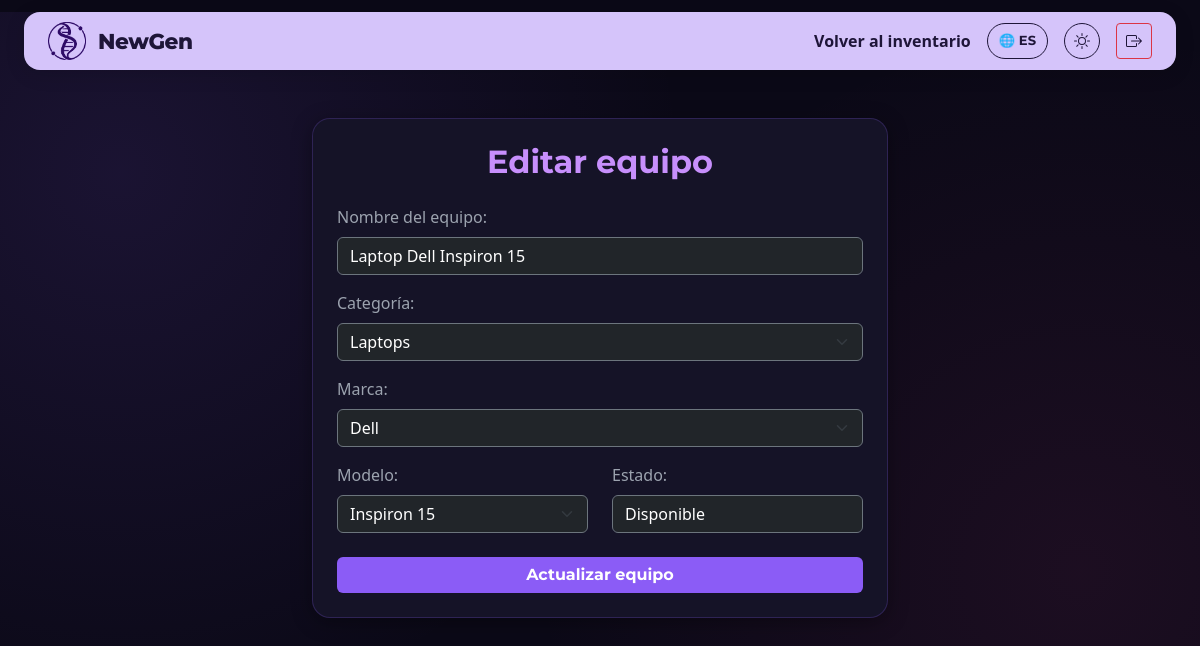
Page /equipo_editar.php?id=1 (signed in) on the committed database.
### tables this page shows
CREATE TABLE `equipo` (
  `id_equipo` int(11) NOT NULL AUTO_INCREMENT,
  `id_categoria` int(11) NOT NULL,
  `id_marca` int(11) DEFAULT NULL,
  `id_modelo` int(11) DEFAULT NULL,
  `nombre_equipo` varchar(100) NOT NULL,
  `estado` varchar(30) DEFAULT NULL,
  `fecha_alta` date DEFAULT NULL,
  PRIMARY KEY (`id_equipo`),
  KEY `fk_equipo_categoria` (`id_categoria`),
  KEY `fk_equipo_marca` (`id_marca`),
  KEY `fk_equipo_modelo` (`id_modelo`),
  CONSTRAINT `fk_equipo_categoria` FOREIGN KEY (`id_categoria`) REFERENCES `categoria` (`id_categoria`),
  CONSTRAINT `fk_equipo_marca` FOREIGN KEY (`id_marca`) REFERENCES `marca` (`id_marca`),
  CONSTRAINT `fk_equipo_modelo` FOREIGN KEY (`id_modelo`) REFERENCES `modelo` (`id_modelo`)
);

CREATE TABLE `categoria` (
  `id_categoria` int(11) NOT NULL AUTO_INCREMENT,
  `nombre` varchar(50) NOT NULL,
  `descripcion` varchar(255) DEFAULT NULL,
  PRIMARY KEY (`id_categoria`)
);

CREATE TABLE `marca` (
  `id_marca` int(11) NOT NULL AUTO_INCREMENT,
  `nombre` varchar(50) NOT NULL,
  PRIMARY KEY (`id_marca`)
);

CREATE TABLE `modelo` (
  `id_modelo` int(11) NOT NULL AUTO_INCREMENT,
  `id_marca` int(11) NOT NULL,
  `nombre` varchar(50) NOT NULL,
  PRIMARY KEY (`id_modelo`),
  KEY `fk_modelo_marca` (`id_marca`),
  CONSTRAINT `fk_modelo_marca` FOREIGN KEY (`id_marca`) REFERENCES `marca` (`id_marca`)
);

### equipo_editar.php (the view, shortened to what this page needs)
<?php
include("conexion.php");
$id = intval($_GET['id']);
$q_equipo = mysqli_query($conexion, "SELECT * FROM equipo WHERE id_equipo = $id");
$equipo = mysqli_fetch_assoc($q_equipo);
$q_categorias = mysqli_query($conexion, "SELECT * FROM categoria");
$q_marcas = mysqli_query($conexion, "SELECT * FROM marca");
$q_modelos = mysqli_query($conexion, "SELECT * FROM modelo");
?>
<!DOCTYPE html>
<html lang="es">
<head>
    <link href="https://cdn.jsdelivr.net/npm/bootstrap@5.3.0/dist/css/bootstrap.min.css" rel="stylesheet">
    <link rel="stylesheet" href="dashboard.css">
</head>
<body>
    <header class="top-bar">
        <a href="dashboard.php" class="logo-brand">
            <img src="logo.png" alt="NewGen Logo" style="height: 38px;">
            <span>NewGen</span>
        </a>
        <div class="d-flex gap-3 align-items-center">
            <a href="inventario.php" style="color: var(--top-bar-text); font-weight: 700; text-decoration: none;" data-i18n="back_to_inventory">Volver al inventario</a>
            <button class="btn btn-sm lang-toggle-btn" id="langToggle" title="Cambiar idioma / Switch language">
            </button>
            <button class="btn btn-sm theme-toggle-btn rounded-circle" id="themeToggle" style="width: 36px; height: 36px;" title="Cambiar tema">
            </button>
            <a href="logout.php" class="btn btn-sm btn-outline-danger" style="display:flex; align-items:center; justify-content:center; width:36px; height:36px;" title="Cerrar sesión">
            </a>
        </div>
    </header>
    <div class="container mt-5" style="max-width: 600px;">
        <div class="profile-card d-block p-4">
            <h2 class="mb-4 text-center" style="font-family: 'Montserrat', sans-serif; font-weight: 700; color: #C78FFC !important;">Editar equipo</h2>
            <form action="equipo_actualizar.php" method="POST">
                <div class="mb-3">
                    <label class="form-label text-muted">Nombre del equipo:</label>
                    <input type="text" name="nombre_equipo" class="form-control bg-dark text-white border-secondary" value="<?= htmlspecialchars($equipo['nombre_equipo']) ?>" required>
                </div>
                <div class="mb-3">
                    <label class="form-label text-muted">Categoría:</label>
                    <select name="id_categoria" class="form-select bg-dark text-white border-secondary" required>
                        <?php while($cat = mysqli_fetch_assoc($q_categorias)){ ?>
                            <option value="<?= $cat['id_categoria'] ?>" <?= $cat['id_categoria'] == $equipo['id_categoria'] ? 'selected' : '' ?>><?= htmlspecialchars($cat['nombre']) ?></option>
                        <?php } ?>
                    </select>
                </div>
                <div class="mb-3">
                    <label class="form-label text-muted">Marca:</label>
                    <select name="id_marca" class="form-select bg-dark text-white border-secondary" required>
                        <?php while($marca = mysqli_fetch_assoc($q_marcas)){ ?>
                            <option value="<?= $marca['id_marca'] ?>" <?= $marca['id_marca'] == $equipo['id_marca'] ? 'selected' : '' ?>><?= htmlspecialchars($marca['nombre']) ?></option>
                        <?php } ?>
                    </select>
                </div>
                <div class="row mb-4">
                    <div class="col-6">
                        <label class="form-label text-muted">Modelo:</label>
                        <select name="id_modelo" class="form-select bg-dark text-white border-secondary" required>
                            <?php while($modelo = mysqli_fetch_assoc($q_modelos)){ ?>
                                <option value="<?= $modelo['id_modelo'] ?>" <?= $modelo['id_modelo'] == $equipo['id_modelo'] ? 'selected' : '' ?>><?= htmlspecialchars($modelo['nombre']) ?></option>
                            <?php } ?>
                        </select>
                    </div>
                    <div class="col-6">
                        <label class="form-label text-muted">Estado:</label>
                        <input type="text" name="estado" class="form-control bg-dark text-white border-secondary" value="<?= htmlspecialchars($equipo['estado']) ?>">
                    </div>
                </div>
                <button type="submit" class="btn btn-primary w-100 fw-bold" style="background-color: #8B5CF6; border: none; font-family: 'Montserrat', sans-serif; color: #FFFFFF !important;">Actualizar equipo</button>
            </form>
        </div>
    </div>
</body>
</html>

### dashboard.css (style rules this page uses)
:root { --bg-main: #0B0917; --bg-card: #151327; --bg-card-hover: #1A1733; --accent-purple: #8B5CF6; --accent-purple-glow: rgba(139, 92, 246, 0.4); --accent-light: #C78FFC; --accent-pink: #EC4899; --accent-green: #06D6A0; --accent-blue: #38BDF8; --text-main: #FFFFFF; --text-muted: #9CA3AF; --border-color: rgba(139, 92, 246, 0.22); --border-glow: rgba(139, 92, 246, 0.45); --top-bar-bg: #D5C4FA; --top-bar-text: #1E1538; }
html { background-color: var(--bg-main); }
body { background-color: var(--bg-main) !important; background-image: radial-gradient(circle at 10% 20%, rgba(139, 92, 246, 0.12) 0%, transparent 45%), radial-gradient(circle at 90% 70%, rgba(236, 72, 153, 0.08) 0%, transparent 45%); color: var(--text-main); font-family: 'Segoe UI', -apple-system, BlinkMacSystemFont, 'Montserrat', Roboto, sans-serif; transition: background-color 0.25s, color 0.25s; min-height: 100vh; margin: 0; padding: 0; overflow-x: hidden; }
h1, h2, h3, h4, h5, h6 { font-family: 'Montserrat', sans-serif !important; }
body:not(.light-mode) .text-white { color: #FFFFFF !important; }
body:not(.light-mode) .text-muted { color: #9CA3AF !important; }
.btn-primary, .btn-primary *, button.btn-primary, button.btn-primary *, a.btn-primary, a.btn-primary *, body.light-mode .btn-primary, body.light-mode .btn-primary *, body.light-mode button.btn-primary, body.light-mode button.btn-primary *, body.light-mode a.btn-primary, body.light-mode a.btn-primary *, html.light-mode .btn-primary, html.light-mode .btn-primary *, button[type="submit"], button[type="submit"] *, body.light-mode button[type="submit"], body.light-mode button[type="submit"] *, html.light-mode button[type="submit"], html.light-mode button[type="submit"] *, .btn-purple, .btn-purple *, body.light-mode .btn-purple, body.light-mode .btn-purple *, html.light-mode .btn-purple, html.light-mode .btn-purple * { color: #FFFFFF !important; }
.top-bar { background-color: var(--top-bar-bg) !important; color: var(--top-bar-text) !important; padding: 10px 24px !important; display: flex !important; justify-content: space-between !important; align-items: center !important; border-radius: 16px !important; box-shadow: 0 4px 20px rgba(0, 0, 0, 0.12) !important; width: 96% !important; max-width: 1540px !important; margin: 12px auto 0 !important; transition: all 0.3s ease; }
.top-bar .logo-brand, .top-bar .logo { display: flex !important; align-items: center !important; gap: 12px !important; text-decoration: none !important; font-family: 'Montserrat', sans-serif !important; font-weight: 800 !important; font-size: 1.35rem !important; color: var(--top-bar-text) !important; letter-spacing: -0.02em !important; }
.top-bar .logo-brand span, .top-bar .logo span { font-family: 'Montserrat', sans-serif !important; font-weight: 800 !important; font-size: 1.35rem !important; letter-spacing: -0.02em !important; color: var(--top-bar-text) !important; }
.top-bar, .top-bar *:not(.badge) { color: var(--top-bar-text) !important; font-weight: 600; }
.theme-toggle-btn { display: flex !important; align-items: center !important; justify-content: center !important; padding: 0 !important; border: 1px solid var(--top-bar-text) !important; background-color: transparent !important; color: var(--top-bar-text) !important; transition: all 0.2s; cursor: pointer; }
.lang-toggle-btn { display: inline-flex !important; align-items: center !important; justify-content: center !important; padding: 4px 11px !important; border: 1px solid var(--top-bar-text) !important; background-color: transparent !important; color: var(--top-bar-text) !important; font-family: 'Montserrat', sans-serif !important; font-size: 0.82rem !important; font-weight: 700 !important; border-radius: 9999px !important; transition: all 0.2s ease; cursor: pointer; line-height: 1 !important; height: 36px !important; }
.profile-card { background-color: var(--bg-card) !important; border: 1px solid var(--border-color) !important; border-radius: 18px !important; box-shadow: 0 4px 20px rgba(0, 0, 0, 0.35) !important; }

### rows in the picture
equipo: nombre_equipo "Laptop Dell Inspiron 15", id_categoria "Laptops", id_marca "Dell", id_modelo "Inspiron 15", estado "Disponible"
